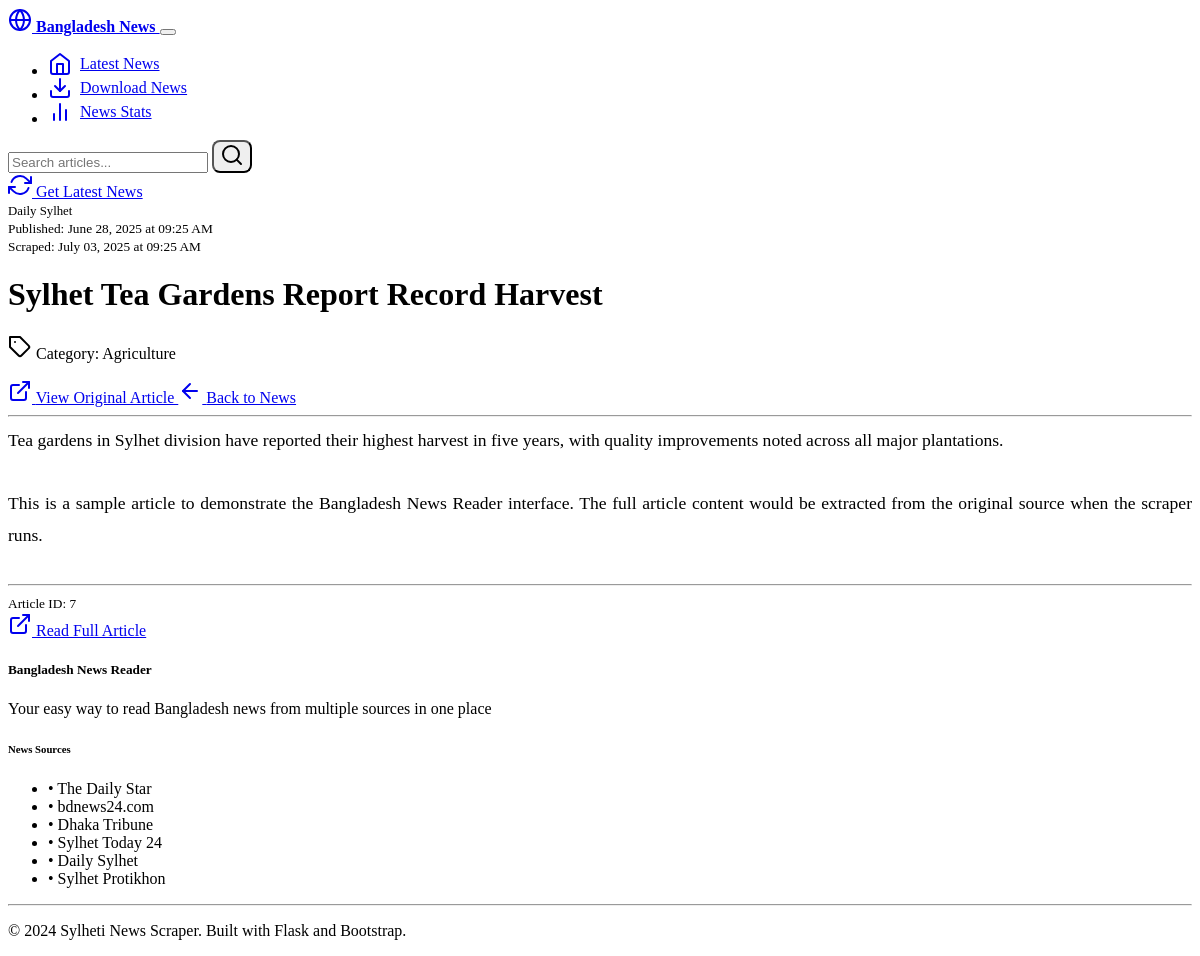
The page /article/7 on the database as committed earlier.
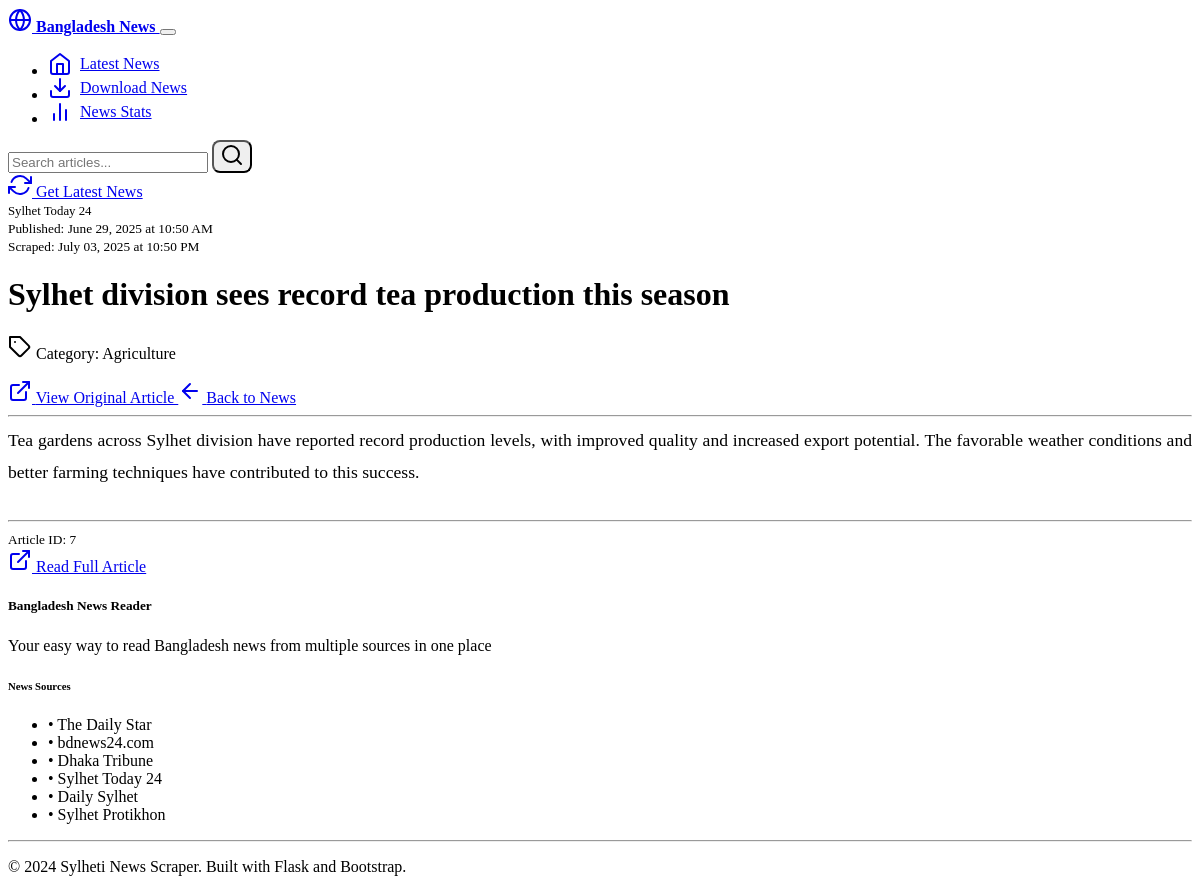
The same page on the database as committed later.
### models.py (models this page shows, shortened)
class Article(db.Model):
    id = db.Column(Integer, primary_key=True)
    title = db.Column(String(500), nullable=False)
    content = db.Column(Text, nullable=True)
    summary = db.Column(Text, nullable=True)
    url = db.Column(String(1000), nullable=False, unique=True)
    source = db.Column(String(100), nullable=False)
    published_date = db.Column(DateTime, nullable=True)
    scraped_date = db.Column(DateTime, default=datetime.utcnow)
    author = db.Column(String(200), nullable=True)
    category = db.Column(String(100), nullable=True)
    image_url = db.Column(String(1000), nullable=True)
    is_active = db.Column(Boolean, default=True)

### routes.py (the view)
@app.route('/article/<int:article_id>')
def article_detail(article_id):
    article = Article.query.get_or_404(article_id)
    return render_template('article.html', article=article)

### templates/article.html (shortened to what this page needs)
{% extends "base.html" %}
{% block content %}
<div class="row">
    <div class="col-lg-8 mx-auto">
        <div class="card">
            <div class="card-body">
                <div class="mb-4">
                    <div class="d-flex justify-content-between align-items-center mb-3">
                        <span class="badge bg-primary">{{ article.source }}</span>
                        <div class="text-muted">
                            <small>
                                {% if article.published_date %}
                                    Published: {{ article.published_date.strftime('%B %d, %Y at %I:%M %p') }}
                                {% endif %}
                                {% if article.scraped_date %}
                                    <br>Scraped: {{ article.scraped_date.strftime('%B %d, %Y at %I:%M %p') }}
                                {% endif %}
                            </small>
                        </div>
                    </div>
                    <h1 class="mb-3">{{ article.title }}</h1>
                    {% if article.category %}
                        <p class="text-muted mb-3">
                            <i data-feather="tag"></i>
                            Category: {{ article.category }}
                        </p>
                    {% endif %}
                    <div class="mb-3">
                        <a href="{{ article.url }}" target="_blank" class="btn btn-outline-primary">
                            <i data-feather="external-link"></i>
                            View Original Article
                        </a>
                        <a href="{{ url_for('index') }}" class="btn btn-outline-secondary">
                            <i data-feather="arrow-left"></i>
                            Back to News
                        </a>
                    </div>
                </div>
                <hr>
                <div class="article-content">
                    {% if article.content %}
                        <div class="content-text">
                            {{ article.content | replace('\n', '<br>') | safe }}
                        </div>
                    {% else %}
                        <div class="text-center text-muted py-4">
                            <i data-feather="file-text" class="mb-2" style="width: 48px; height: 48px;"></i>
                            <p>Article content not available. Please visit the original article.</p>
                        </div>
                    {% endif %}
                </div>
                <hr>
                <div class="d-flex justify-content-between align-items-center">
                    <div>
                        <small class="text-muted">
                            Article ID: {{ article.id }}
                        </small>
                    </div>
                    <div>
                        <a href="{{ article.url }}" target="_blank" class="btn btn-sm btn-primary">
                            <i data-feather="external-link"></i>
                            Read Full Article
                        </a>
                    </div>
                </div>
            </div>
        </div>
    </div>
</div>
{% endblock %}

Rows that differ between the two databases and show on the page:
changed Article "Agriculture": source "Daily Sylhet" → "Sylhet Today 24"; published_date "June 28, 2025 at 09:25 AM" → "June 29, 2025 at 10:50 AM"; scraped_date "July 03, 2025 at 09:25 AM" → "July 03, 2025 at 10:50 PM"; title "Sylhet Tea Gardens Report Record Harvest" → "Sylhet division sees record tea production this season"; content "Tea gardens in Sylhet division have reported their highest harvest in five years, with quality improvements noted across all major plantations. This is a sample article to demonstrate the Bangladesh News Reader interface. The full article content would be extracted from the original source when the scraper runs." → "Tea gardens across Sylhet division have reported record production levels, with improved quality and increased export potential. The favorable weather conditions and better farming techniques have contributed to this success."
